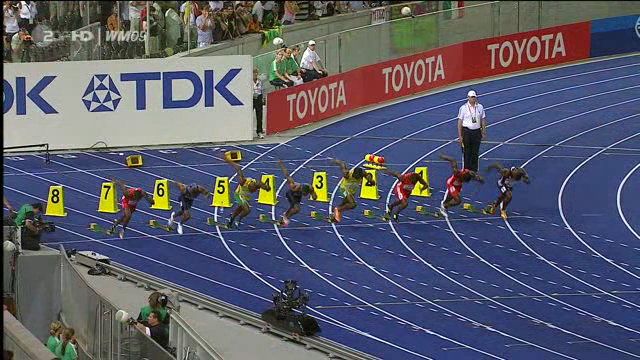
#> input picture Task 1 Mean Shift/Visual/datasets/Bolt/img/0002.jpg, 640 x 360 px; its folder holds only this picture in this run
$ jupyter execute 'Task 1. MeanShift and CamShift.ipynb'
#> lines starting #> are read from the running program, lines starting #| are printed output that depends on the picture; after the words box and inside, x2 and y2 are one past the last pixel; in counts of white or black regions, pixels touching at a corner belong together
As base template I used this tutorial https://docs.opencv.org/3.4.1/db/df8/tutorial_py_meanshift.html

[cell 1]
import numpy as np
import cv2
import os
from matplotlib import pyplot as plt
import imageio

from matplotlib import animation, rc
from IPython.display import HTML, Video

[cell 2]
GROUNDTRUTH_RECT_FILE_NAME = 'groundtruth_rect.txt'
PATH_TO_RESULT = './Visual/video_results/'

# return path to dataset images by its name
def get_path_to_data_set(data_set):
    return (
        './Visual/datasets/{}/img/'.format(data_set),
        './Visual/datasets/{}/{}'.format(data_set, GROUNDTRUTH_RECT_FILE_NAME),
    )

[cell 3]
# function which takes dataset and method as arguments and builts a video as a result of object tracking
def check_tracker(setting, method='MeanShift'):

    # take settings
#> called with method = 'MeanShift'
    is_meanshift = method == 'MeanShift'
    data_set = setting['data_set']
    bins = setting['bins']
    filter_from = np.array(setting['filter_from'])
    filter_to = np.array(setting['filter_to'])

    path_to_frames, path_to_gt_rect_file = get_path_to_data_set(data_set)      # take pathes to the dataset

    frames = sorted(os.listdir(path_to_frames))                                # read and sort frames
    first_frame = cv2.imread(path_to_frames + frames[0])                       # take the first frame
#> first_frame is the input picture: shape (360, 640, 3); mean B, G, R 106.2, 90.9, 88.8

    # take the track window from groundtruth file or from the settings
    if 'roi' in setting:
        track_window = tuple(setting['roi'])
    else:
        track_window = tuple([
            int(x) for x in open(path_to_gt_rect_file).\
                readline().\
                replace('\n', '').\
                split(',')
        ])
#> (reads Task 4. Kalman Filter/Bolt/groundtruth_rect.txt from the repository)

    x,y,w,h = track_window

    color = (255,0,0)
    cv2.rectangle(first_frame, (x, y), (x+w,y+h), color, 3)
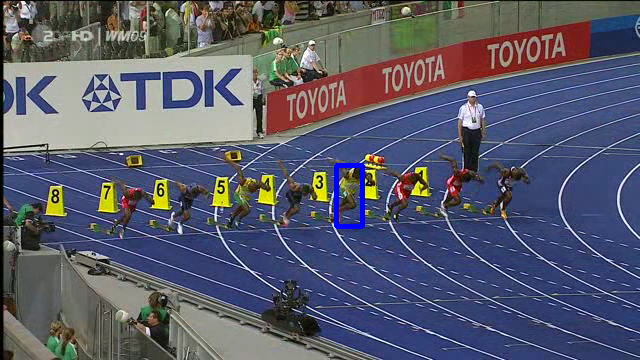
#> first_frame: shape (360, 640, 3); 0.37% of pixels changed, all inside (x1, y1, x2, y2) = (334, 163, 365, 229)


    # set up the ROI for tracking
    roi = first_frame[y:y+h, x:x+w]
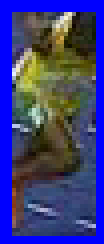
#> roi: shape (61, 26, 3) (shown 4 times larger); mean B, G, R 122.7, 60.2, 58.6
    hsv_roi =  cv2.cvtColor(roi, cv2.COLOR_BGR2HSV)
#> hsv_roi: shape (61, 26, 3); mean H, S, V 82, 155, 141.1
    mask = cv2.inRange(hsv_roi, filter_from, filter_to)
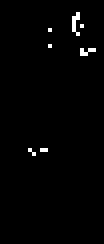
#> mask: shape (61, 26) (shown 4 times larger); 1.2% white in thin lines or dots, all inside (x1, y1, x2, y2) = (7, 3, 24, 39)
    roi_hist = cv2.calcHist([hsv_roi],[0], mask, [bins], [filter_from[0], filter_to[0]])
#> roi_hist = 180 values, max 4 at index 93, min 0 at index 0, mean 0.1
    cv2.normalize(roi_hist,roi_hist,0,255,cv2.NORM_MINMAX)

    # Setup the termination criteria, either 10 iteration or move by atleast 1 pt
    term_crit = ( cv2.TERM_CRITERIA_EPS | cv2.TERM_CRITERIA_COUNT, 10, 1 )

    # create video writer
    ft="XVID"
    fourcc = cv2.VideoWriter_fourcc(*'MP4V')
    height , width , layers =  first_frame.shape
#> height = 360; width = 640; layers = 3
    video = cv2.VideoWriter(PATH_TO_RESULT + method + '_' + data_set + '.mp4', fourcc, 24., (width,height))

    for i in range(0, len(frames)):
        frame = cv2.imread(path_to_frames + frames[i])

        hsv = cv2.cvtColor(frame, cv2.COLOR_BGR2HSV)
#> hsv: shape (360, 640, 3); mean H, S, V 79.9, 97.1, 119.4
        dst = cv2.calcBackProject([hsv],[0],roi_hist,[filter_from[0], filter_to[0]],1)
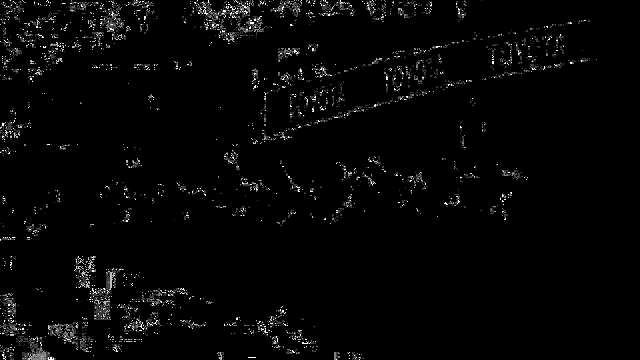
#> dst: shape (360, 640); min 0, max 255, mean 5.9

        if is_meanshift:
            # apply meanshift to get the new location
            ret, track_window = cv2.meanShift(dst, track_window, term_crit)
#> ret = 2; track_window = (334, 157, 26, 61)
        else:
            ret, track_window = cv2.CamShift(dst, track_window, term_crit)

        # Draw it on image
        x,y,w,h = track_window
#> x = 334; y = 157; w = 26; h = 61

        img = np.copy(frame)
        img = cv2.rectangle(img, (x,y), (x+w,y+h), 255,2)

#         plt.figure()
#         plt.imshow(img)
#         plt.show()

        # add image to the video writer
        video.write(img)


    # save video
    cv2.destroyAllWindows()
    video.release()

[cell 4]
# all this settings were matched manually by checking histograms and results
settings = [
    {
        'data_set': 'Bolt',
        'filter_from': (0., 0., 0.),
        'filter_to': (25.,255.,36.),
        'bins': 180
    },
    {
        'data_set': 'Basketball',
        'filter_from': (30.,60.,50.),
        'filter_to': (90.,255.,180.),
        'bins': 3
    },
    {
        'data_set': 'Soccer',
        'filter_from': (0.,60.,32.),
        'filter_to': (25.,255.,255.),
        'bins': 180
    },
    {
        'data_set': 'Jump',
        'filter_from': (10.,60.,30.),
        'filter_to': (35.,255.,155.),
        'bins': 30
    },
    {
        'data_set': 'Box',
        'roi': [478,143,80,111],
        'filter_from': (0.,0.,0.),
        'filter_to': (25.,255.,36.),
        'bins': 10
    }
]

for s in settings:
    check_tracker(s, 'MeanShift')
    check_tracker(s, 'CamShift')
#> call 2 of check_tracker, with method = 'CamShift'
#> in check_tracker (call 2), `track_window = tuple([ int(x) for x in open(path_to_gt_rect_file).\ re..`: track_window = (336, 165, 26, 61)
#> in check_tracker (call 2), `x,y,w,h = track_window`: x = 336; y = 165
#> in check_tracker (call 2), `ret, track_window = cv2.CamShift(dst, track_window, term_crit)`: ret = ((348.5, 189.5), (33.66, 80.67), 21.7); track_window = (332, 151, 33, 77)
#> in check_tracker (call 2), `x,y,w,h = track_window`: x = 332; y = 151; w = 33; h = 77
#> in check_tracker (call 2), `img = cv2.rectangle(img, (x,y), (x+w,y+h), 255,2)`:
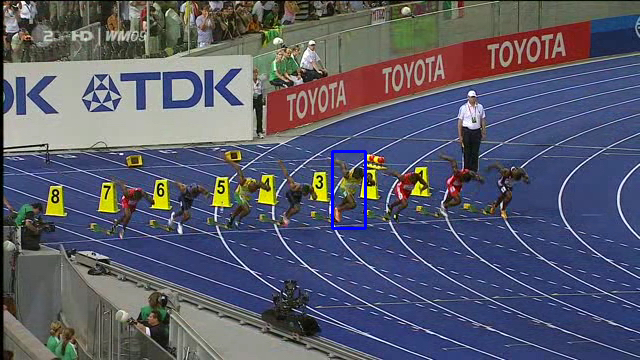
#> img: shape (360, 640, 3); mean B, G, R 106.7, 90.6, 88.6
